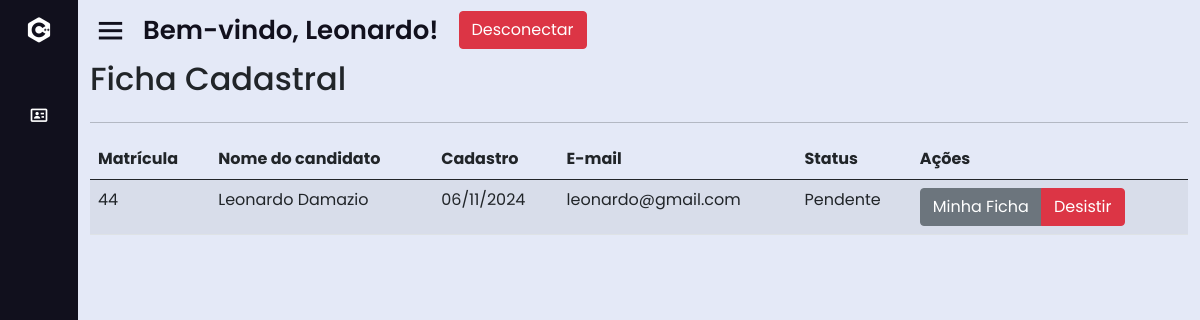
Screenshot of /dash.php?page=lista2_ficha (signed in) with the database file from the repository.
### tables this page shows
CREATE TABLE IF NOT EXISTS `candidato` (
  `id_cand` int(11) NOT NULL AUTO_INCREMENT,
  `nome_cand` varchar(50) NOT NULL,
  `data_cad_cand` date NOT NULL,
  `data_nasc_cand` date NOT NULL,
  `sexo_cand` varchar(50) NOT NULL DEFAULT '',
  `telefone_cand` int(11) DEFAULT NULL,
  `celular_cand` int(11) DEFAULT NULL,
  `email_cand` varchar(50) NOT NULL,
  `status_cand` varchar(50) DEFAULT NULL,
  `id` int(11) DEFAULT NULL,
  PRIMARY KEY (`id_cand`),
  KEY `candidato_usuario` (`id`),
  CONSTRAINT `candidato_usuario` FOREIGN KEY (`id`) REFERENCES `usuario` (`id`) ON DELETE NO ACTION ON UPDATE NO ACTION
);

### sis/ficha/lista2_ficha.php (the view, shortened to what this page needs)
<?php
$id_usu_logado = isset($_SESSION['UsuarioID']) ? $_SESSION['UsuarioID'] : 0;
$nivel = isset($_SESSION['UsuarioNivel']) ? $_SESSION['UsuarioNivel'] : null;
if ($nivel === '1' && $id_usu_logado > 0) {
    $con = mysqli_connect('localhost', 'root', '', 'projeto');
    $query = "SELECT * FROM candidato WHERE id = $id_usu_logado LIMIT 1";
    $data_all = mysqli_query($con, $query);
} else {
    echo "Acesso negado! Você não tem permissão para acessar esta página.";
    exit;
}
?>
<div id="main" class="container-fluid">
    <div id="top" class="row">
        <div class="col-md-10">
            <h2>Ficha Cadastral</h2>
        </div>
    </div>
    <hr/>
    <div id="list" class="row">
        <div class="table-responsive">
            <table class='table table-striped' cellspacing='0' cellpadding='0'>
                <thead>
                    <tr>
                        <td><strong>Matrícula</strong></td>
                        <td><strong>Nome do candidato</strong></td>
                        <td class='d-none d-md-table-cell'><strong>Cadastro</strong></td>
                        <td class='d-none d-md-table-cell'><strong>E-mail</strong></td>
                        <td class='d-none d-md-table-cell'><strong>Status</strong></td>
                        <td class='actions'><strong>Ações</strong></td>
                    </tr>
                </thead>
                <tbody>
                    <?php while ($info = mysqli_fetch_array($data_all)) : ?>
                        <tr>
                            <td><?php echo $info['id_cand']; ?></td>
                            <td><?php echo $info['nome_cand']; ?></td>
                            <td class='d-none d-md-table-cell'><?php echo date('d/m/Y', strtotime($info['data_cad_cand'])); ?></td>
                            <td class='d-none d-md-table-cell'><?php echo $info['email_cand']; ?></td>
                            <td class='d-none d-md-table-cell'><?php echo $info['status_cand']; ?></td>
                            <td>
                                <div class='btn-group btn-group-xs'>
                                    <a class='btn btn-secondary btn-xs' href='?page=foradd_ficha&id_cand=<?php echo $info['id_cand']; ?>'>Minha Ficha</a>
                                    <a class='btn btn-danger' href='javascript:void(0);' onclick='confirmDesistir(<?php echo $info['id_cand']; ?>)'>Desistir</a>
                                </div>
                            </td>
                        </tr>
                    <?php endwhile; ?>
                </tbody>
            </table>
        </div>
    </div>
</div>

### css/style.css (style rules this page uses)
* { margin: 0; padding: 0; box-sizing: border-box; font-family: 'Poppins', sans-serif; }

### rows the page displays
candidato: id_cand "44", nome_cand "Leonardo Damazio", data_cad_cand "06/11/2024", email_cand "leonardo@gmail.com", status_cand "Pendente"

### other values shown
$_SESSION['UsuarioNome'] "Leonardo"
